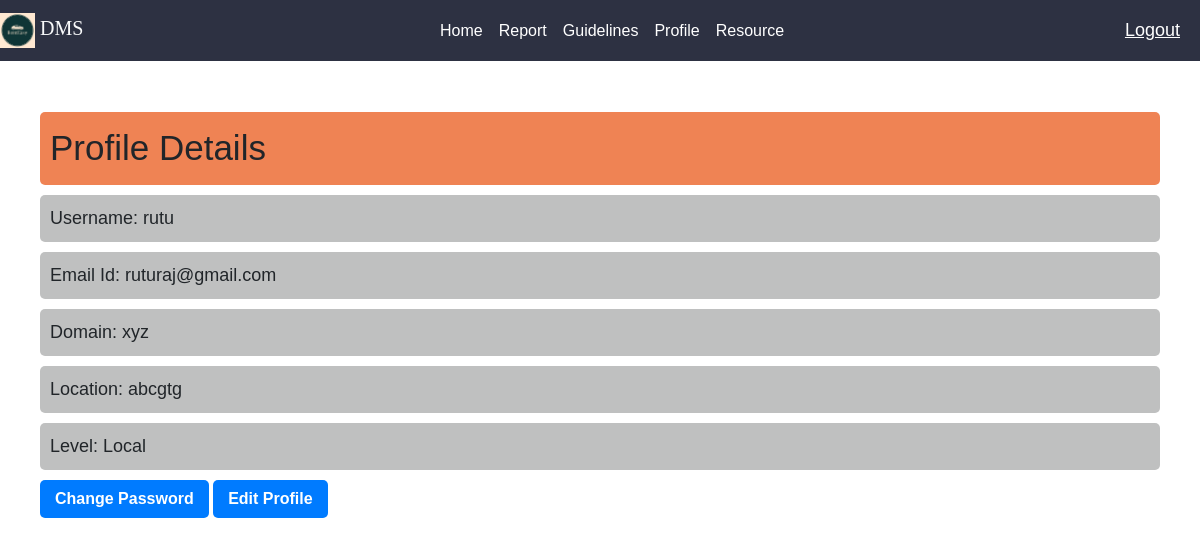
Page /profile/ (signed in) on the earlier database version.
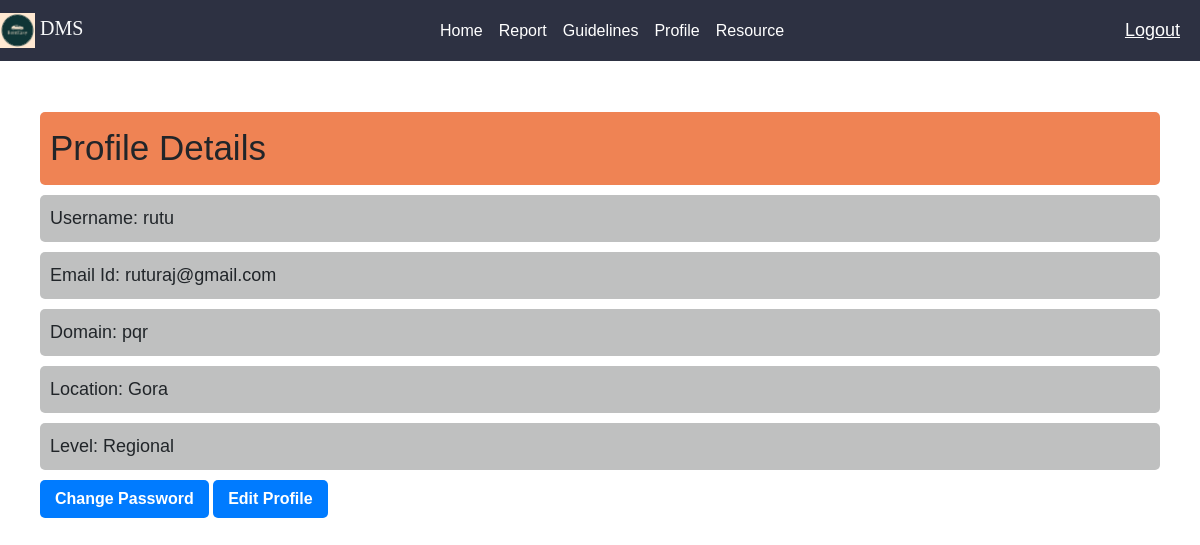
Same page on the later database version.
### DmsApp/models.py (models this page shows, shortened)
class Organization(models.Model):
    LEVEL=(
        ('Local','Local'),('National','National'),('International','International'),('Regional','Regional'),
    )
    org_name = models.OneToOneField(User,on_delete=models.CASCADE)
    domain = models.CharField(max_length=100)
    location = models.CharField(max_length=100)
    level = models.CharField(max_length=20, choices=LEVEL)

### DmsApp/views.py (the view)
# urls.py: path('profile/',profile,name='profile'),
@login_required(login_url='login')
def profile(request):
    user = request.user
    if hasattr(user, 'organization'):
        user_type = 'organization'
        profile_info = Organization.objects.get(org_name=user)
    else:
        user_type = 'volunteer'
        profile_info = Volunteer.objects.get(vol_name=user)
    context = {'user_type': user_type, 'profile_info': profile_info}
    return render(request, 'profile.html', context)

### DmsApp/templates/profile.html (shortened to what this page needs)
{% extends 'main.html' %}
{% block content %}
<div class="profile-container">
    <div class="profile-details">
        <div class="profile-details-heading">Profile Details</div>
        <div class="user-attribute">Username: {{ user.username }}</div>
        <div class="user-attribute">Email Id: {{ user.email }}</div>
        {% if user_type == 'organization' %}
        <div class="user-attribute">Domain: {{ profile_info.domain }}</div>
        <div class ="user-attribute">Location: {{ profile_info.location }}</div>
        <div class="user-attribute">Level: {{ profile_info.level }}</div>
        {% else %}
        <p>Unknown user type.</p>
        {% endif %}
        <a href="" style="display: inline-block; padding: 7px 15px; background-color: #007bff; color: #fff; text-decoration: none; font-weight: bold; border-radius: 5px;">Change Password</a>
        {% if user_type == 'organization' %}
        <a href="{% url 'edit_profile_org' %}" style="display: inline-block; padding: 7px 15px; background-color: #007bff; color: #fff; text-decoration: none; font-weight: bold; border-radius: 5px;">Edit Profile</a>
        {% elif user_type == 'volunteer' %}
        <a href="{% url 'edit_profile_vol' %}" style="display: inline-block; padding: 7px 15px; background-color: #007bff; color: #fff; text-decoration: none; font-weight: bold; border-radius: 5px;">Edit Profile</a>
        {% else %}
        <p>Unknown user type.</p>
        {% endif %}
    </div>
</div>
{% endblock %}

Differences in the rows shown:
changed Organization: domain "xyz" → "pqr"; location "abcgtg" → "Gora"; level "Local" → "Regional"
